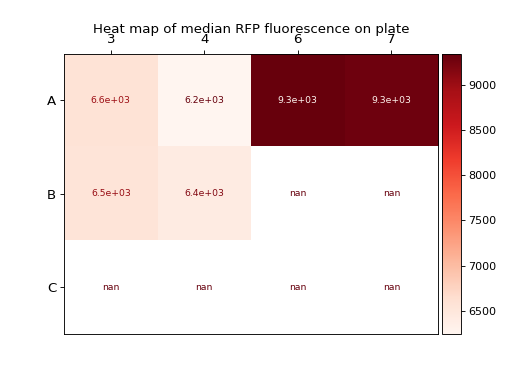

Python code for this plot:
import os

from pylab import *

import FlowCytometryTools
from FlowCytometryTools import FCPlate
from FlowCytometryTools.core.graph import plot_heat_map

# Locate sample data included with this package
datadir = os.path.join(FlowCytometryTools.__path__[0], 'tests', 'data', 'Plate01')

# datadir = '[insert path to your own folder with fcs files.]'
# Make sure that the files follow the correct naming convention for the 'name' parser.
# Alternatively, change the parser (see tutorial online for further information).

# Load plate
plate = FCPlate.from_dir(ID='Demo Plate', path=datadir, parser='name')
plate = plate.transform('hlog', channels=['Y2-A', 'B1-A'], b=500.0)

# Drop empty cols / rows
plate = plate.dropna()

# Create a threshold gates
from FlowCytometryTools import ThresholdGate
y2_gate = ThresholdGate(1000.0, 'Y2-A', region='above')

# Plot
plate = plate.gate(y2_gate)

def calculate_median_Y2(well):
    return well.data['Y2-A'].median()

output = plate.apply(calculate_median_Y2)


plot_heat_map(output, include_values=True, show_colorbar=True,
        cmap=cm.Reds)
title('Heat map of median RFP fluorescence on plate')

#show() # <-- Uncomment when running as a script.
